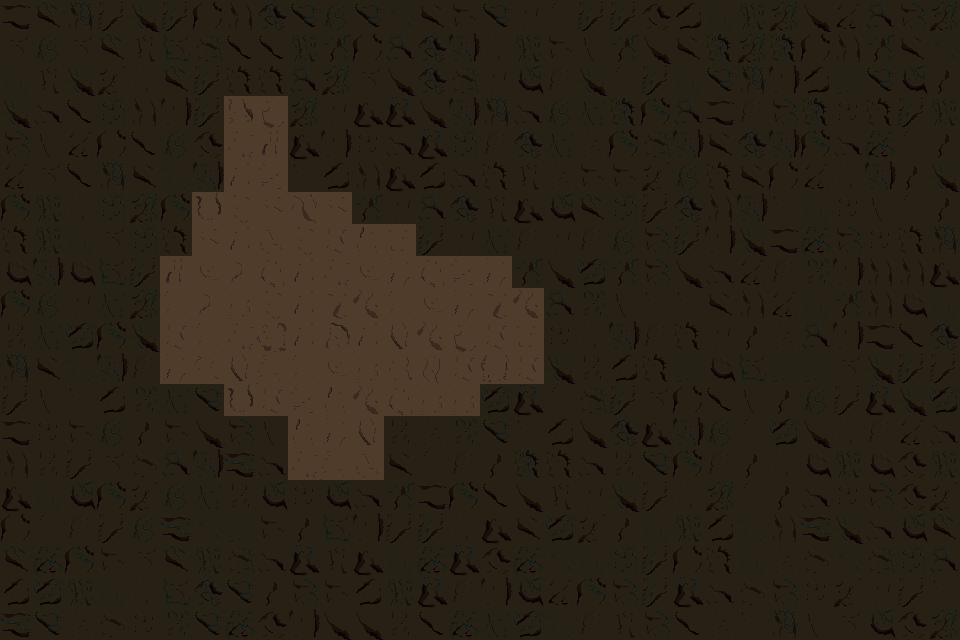

A level layout from a 2D game, rendered from its tile map. Below: a short description, then the map file with tile-grid data replaced by summaries:
An orthogonal 30x20 tile map with 32x32 px tiles, 2 tile layers (BG, FG), 1 hidden layer not drawn, 3 tilesets and 11 objects (2x Door).

<map version="1.0" orientation="orthogonal" width="30" height="20" tilewidth="32" tileheight="32">
 <properties>
  <property name="MapName" value="The Cave" />
 </properties>
 <tileset firstgid="1" name="tilemap" tilewidth="32" tileheight="32">
  <image source="gfx/tileset.png" width="384" height="384" />
 </tileset>
 <tileset firstgid="145" name="collision" tilewidth="32" tileheight="32">
  <image source="gfx/collision.png" width="32" height="32" />
 </tileset>
 <tileset firstgid="146" name="objects" tilewidth="32" tileheight="32">
  <image source="gfx/objects.png" width="384" height="32" />
 </tileset>
 <layer name="BG" width="30" height="20">
  <data>[600 cells, 600 non-empty, 30 distinct tile ids]</data>
 </layer>
 <layer name="FG" width="30" height="20">
  <data>[600 cells, 600 non-empty, 60 distinct tile ids]</data>
 </layer>
 <layer name="Collision" width="30" height="20" visible="0" opacity="0.24">
  <properties>
   <property name="draw" value="false" />
  </properties>
  <data>[600 cells, 517 non-empty, 1 distinct tile ids]</data>
 </layer>
 <objectgroup name="Doors" width="30" height="20">
  <object name="rightDoor" type="Door" x="512" y="320" width="32" height="64">
   <properties>
    <property name="toDoor" value="topDoor" />
    <property name="toMap" value="testMap" />
   </properties>
  </object>
  <object name="topDoor" type="Door" x="224" y="32" width="64" height="32">
   <properties>
    <property name="toDoor" value="bottomDoor" />
    <property name="toMap" value="testMap" />
   </properties>
  </object>
 </objectgroup>
 <objectgroup name="Enemies" width="30" height="20">
  <object gid="151" x="384" y="416" />
  <object gid="154" x="416" y="416" />
  <object gid="155" x="448" y="416" />
  <object gid="150" x="352" y="480" />
  <object gid="147" x="352" y="448" />
  <object gid="146" x="352" y="288" />
 </objectgroup>
 <objectgroup name="Objects" width="30" height="20">
  <object gid="152" x="192" y="384" />
  <object gid="153" x="160" y="384" />
  <object gid="148" x="224" y="416" />
 </objectgroup>
</map>
